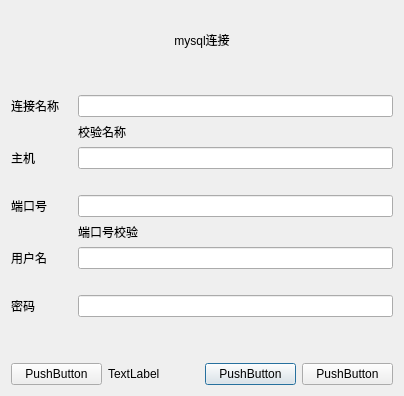
<?xml version="1.0" encoding="UTF-8"?>
<ui version="4.0">
 <class>Dialog</class>
 <widget class="QDialog" name="Dialog">
  <property name="geometry">
   <rect>
    <x>0</x>
    <y>0</y>
    <width>404</width>
    <height>371</height>
   </rect>
  </property>
  <property name="windowTitle">
   <string>Dialog</string>
  </property>
  <layout class="QVBoxLayout" name="verticalLayout">
   <item>
    <widget class="QLabel" name="top_blank">
     <property name="text">
      <string/>
     </property>
    </widget>
   </item>
   <item>
    <widget class="QLabel" name="title">
     <property name="text">
      <string>&lt;html&gt;&lt;head/&gt;&lt;body&gt;&lt;p align=&quot;center&quot;&gt;mysql连接&lt;/p&gt;&lt;/body&gt;&lt;/html&gt;</string>
     </property>
    </widget>
   </item>
   <item>
    <widget class="QLabel" name="under_tiltle_first_blank">
     <property name="text">
      <string/>
     </property>
    </widget>
   </item>
   <item>
    <widget class="QLabel" name="under_title_second_blank">
     <property name="text">
      <string/>
     </property>
    </widget>
   </item>
   <item>
    <layout class="QGridLayout" name="gridLayout">
     <item row="6" column="2">
      <widget class="QLineEdit" name="user_value"/>
     </item>
     <item row="0" column="1">
      <widget class="QLabel" name="grid_layout_blank">
       <property name="text">
        <string/>
       </property>
      </widget>
     </item>
     <item row="5" column="2">
      <widget class="QLabel" name="port_check">
       <property name="text">
        <string>端口号校验</string>
       </property>
      </widget>
     </item>
     <item row="1" column="2">
      <widget class="QLabel" name="name_check">
       <property name="text">
        <string>校验名称</string>
       </property>
      </widget>
     </item>
     <item row="3" column="2">
      <widget class="QLabel" name="host_check">
       <property name="text">
        <string/>
       </property>
      </widget>
     </item>
     <item row="2" column="2">
      <widget class="QLineEdit" name="host_value"/>
     </item>
     <item row="2" column="0">
      <widget class="QLabel" name="host">
       <property name="text">
        <string>主机</string>
       </property>
      </widget>
     </item>
     <item row="6" column="0">
      <widget class="QLabel" name="user">
       <property name="text">
        <string>用户名</string>
       </property>
      </widget>
     </item>
     <item row="8" column="0">
      <widget class="QLabel" name="passwd">
       <property name="text">
        <string>密码</string>
       </property>
      </widget>
     </item>
     <item row="4" column="2">
      <widget class="QLineEdit" name="port_value"/>
     </item>
     <item row="0" column="0">
      <widget class="QLabel" name="conn_name">
       <property name="text">
        <string>连接名称</string>
       </property>
      </widget>
     </item>
     <item row="7" column="2">
      <widget class="QLabel" name="user_check">
       <property name="text">
        <string/>
       </property>
      </widget>
     </item>
     <item row="8" column="2">
      <widget class="QLineEdit" name="passwd_value"/>
     </item>
     <item row="0" column="2">
      <widget class="QLineEdit" name="conn_name_value"/>
     </item>
     <item row="4" column="0">
      <widget class="QLabel" name="port">
       <property name="text">
        <string>端口号</string>
       </property>
      </widget>
     </item>
     <item row="9" column="2">
      <widget class="QLabel" name="passwd_check">
       <property name="text">
        <string/>
       </property>
      </widget>
     </item>
    </layout>
   </item>
   <item>
    <widget class="QLabel" name="bottom_blank">
     <property name="text">
      <string/>
     </property>
    </widget>
   </item>
   <item>
    <layout class="QGridLayout" name="gridLayout_2">
     <item row="0" column="2">
      <widget class="QPushButton" name="pushButton_2">
       <property name="text">
        <string>PushButton</string>
       </property>
      </widget>
     </item>
     <item row="0" column="0">
      <widget class="QPushButton" name="pushButton">
       <property name="text">
        <string>PushButton</string>
       </property>
      </widget>
     </item>
     <item row="0" column="1">
      <widget class="QLabel" name="label">
       <property name="text">
        <string>TextLabel</string>
       </property>
      </widget>
     </item>
     <item row="0" column="3">
      <widget class="QPushButton" name="pushButton_3">
       <property name="text">
        <string>PushButton</string>
       </property>
      </widget>
     </item>
    </layout>
   </item>
  </layout>
 </widget>
 <resources/>
 <connections/>
</ui>
